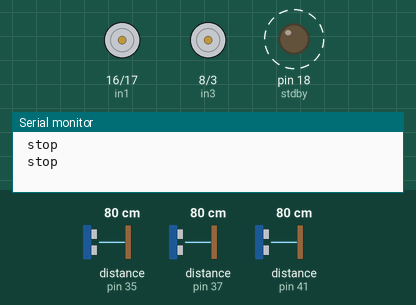
Bench run of a sketch on a simulated Arduino Mega 2560, built with avr-gcc and run on an emulated ATmega2560. On the bench: motor-driver pin pairs drawn as motors (green arrow = first pin HIGH = forward, orange = second pin HIGH = backward, longer = more drive, scaled by the enable pin), output pins drawn as LEDs (lit = HIGH), the last lines printed to the serial monitor. Wiring (inferred from the names in the program): 3 × ultrasonic range finder: trigger pin 36, echo pin 35 / trigger pin 40, echo pin 37 / trigger pin 42, echo pin 41. Dashed ring = blinking. Inputs (shaded band) come from the test bench; at power-on: distance to the obstacle (sensors on pin 35, pin 41, pin 37) 80 cm. The echo pulse lasts 58.3 µs per cm; pins used as bus, display or sensor lines are not drawn.

Above: at 1.2 s.
1.3 s: distance to the obstacle (sensor on pin 35) set to 74 cm
At 2.14 s:
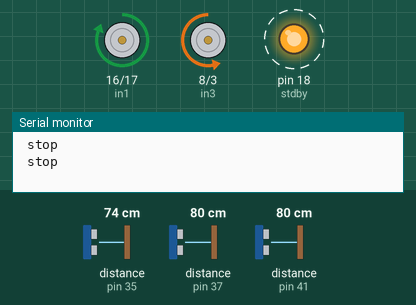
5.4 s: distance to the obstacle (sensor on pin 41) set to 71 cm
9.5 s: distance to the obstacle (sensor on pin 41) set to 120 cm
13.6 s: distance to the obstacle (sensor on pin 41) set to 2 cm
17.7 s: distance to the obstacle (sensor on pin 37) set to 26 cm
At 19.06 s:
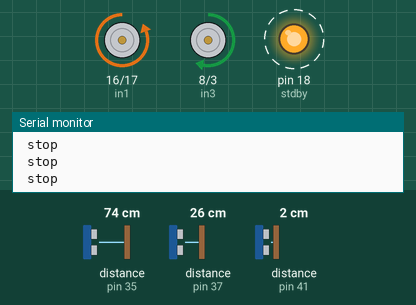
20.5 s: distance to the obstacle (sensor on pin 37) set to 21 cm
At 21.5 s:
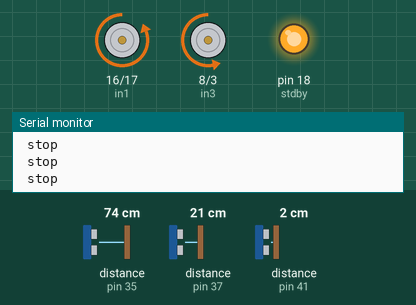
Timing chart, 0 to 23.5 s (numbered marks = the images above; inputs shaded):
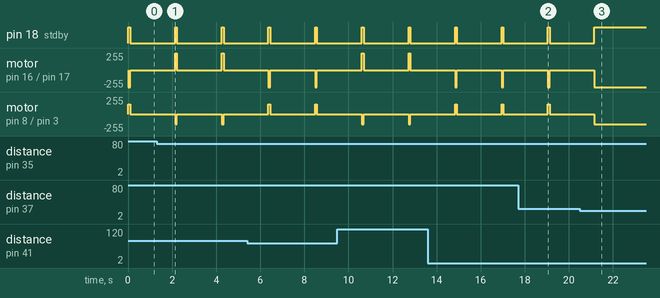

Measured:
- the behaviour switches between 80 and 79 cm on distance to the obstacle (sensor on pin 35) (found by bisection; images 0 and 1)
- the behaviour switches between 24 and 23 cm on distance to the obstacle (sensor on pin 37) (found by bisection; images 2 and 3)
- after the input at 20.5 s, pin 18 (stdby): goes on until 21.2 s, then stays HIGH; motor on pin 16 (in1) / pin 17 (in2): goes on until 21.2 s, then stays backward 255/255
- by itself, pin 18 (stdby): alternates HIGH for 0.08 s and LOW for 2.0 s
- by itself, motor on pin 16 (in1) / pin 17 (in2): alternates backward 255/255 for 0.08 s and stopped for 2.0 s
- by itself, motor on pin 8 (in3) / pin 3 (in4): alternates forward 150/255 for 0.08 s and stopped for 2.0 s

The sketch:

block_width_copy_20250110001923.ino
```cpp
int in1 = 16;
int in2 = 17;
int in3 = 8;
int in4 = 3;
int enA = 15;
int enB = 46;
int speeda = 150;
int speedb = 150;
int stdby = 18;

const int encoderA1 = 5;
const int encoderA2 = 6;
const int encoderB1 = 12;
const int encoderB2 = 11;

float unitLength = 23;
int width = 12;
int length =14;
long aposi = 0;
long bposi = 0;

int trigpinF = 40;
int echopinF = 37;
int trigpinL = 42;
int echopinL = 41;
int trigpinR = 36;
int echopinR = 35;
const int   trigPinLeftmid=43,echoPinLeftmid=20, trigPinRightmid=44,echoPinRightmid=47;

void setup() {
  // put your setup code here, to run once:
  Serial.begin(921600);  //Set the baud rate to your Bluetooth module.
  pinMode(trigpinF,OUTPUT);
  pinMode(echopinF,INPUT);
  pinMode(trigpinL,OUTPUT);
  pinMode(echopinL,INPUT);
  pinMode(trigpinR,OUTPUT);
  pinMode(echopinR,INPUT);
  pinMode(trigPinRightmid, OUTPUT); pinMode(echoPinRightmid, INPUT);
  pinMode(trigPinLeftmid, OUTPUT); pinMode(echoPinLeftmid, INPUT);

  pinMode(in1, OUTPUT);
  pinMode(in2, OUTPUT);
  pinMode(in3, OUTPUT);
  pinMode(in4, OUTPUT);
  pinMode(enA, OUTPUT);
  pinMode(enB, OUTPUT);
  pinMode(stdby,OUTPUT);

  pinMode(encoderA1, INPUT); // Set pin mode for encoderA1 (encoder A)
  pinMode(encoderA2, INPUT); // Set pin mode for encoderA2 (encoder B)
  pinMode(encoderB1, INPUT); // Set pin mode for encoderA1 (encoder A)
  pinMode(encoderB2, INPUT); // Set pin mode for encoderA2 (encoder B)
  attachInterrupt(digitalPinToInterrupt(encoderA1), handleEncoderA, RISING);
  attachInterrupt(digitalPinToInterrupt(encoderB1), handleEncoderB, RISING);

}

void loop() {
  // put your main code here, to run repeatedly:

  long durationF;int distanceF;
  digitalWrite(trigpinF,HIGH);
  delay(1);
  digitalWrite(trigpinF,LOW);
  durationF=pulseIn(echopinF,HIGH);
  distanceF=(durationF/2)/29.1;

  long durationL;int distanceL;
  digitalWrite(trigpinL,HIGH);
  delay(1);
  digitalWrite(trigpinL,LOW);
  durationL=pulseIn(echopinL,HIGH);
  distanceL=(durationL/2)/29.1;

  long durationR;int distanceR;
  digitalWrite(trigpinR,HIGH);
  delay(1);
  digitalWrite(trigpinR,LOW);
  durationR=pulseIn(echopinR,HIGH);
  distanceR=(durationR/2)/29.1;


if((distanceR<=(unitLength-width)/2 && distanceF>=unitLength && distanceL<=unitLength-width)||(distanceL>=unitLength && distanceR<=unitLength-width&& distanceF<=unitLength-length)||(distanceL<=(unitLength-width)/2 && distanceF>=unitLength && distanceR<=unitLength-width)||(distanceR>=unitLength && distanceL<=unitLength-width&& distanceF<=unitLength-length)||(distanceR>=unitLength&&distanceL>=unitLength)||(distanceL>=unitLength&&distanceF>=unitLength)||(distanceR>=unitLength&&distanceF>=unitLength)||distanceL>=300||distanceR>=300){

  long apos = aposi ;
  long bpos = bposi ;

  if ((distanceR<=(unitLength-width)/2&& distanceF>=unitLength && distanceL<=unitLength-width)||distanceR>=300)  { left();delay(20);stop();
                                    }
  else if (distanceL>=unitLength && distanceR<=unitLength-(width/2) +3&& distanceF<=unitLength-length-2)  {
                                       left();
                                      delay(400);
                                      forward();
                                      delay(800);
                                      Serial.print(" L ");
                                    }
  if ((distanceL<=(unitLength-width)/2 && distanceF>=unitLength && distanceR<=unitLength-width)||distanceL>=300)  { right();delay(20);stop();
                                    }
  else if (distanceR>=unitLength && distanceL<=unitLength-(width/2)+3&& distanceF<=unitLength-length-2)  {
                                      right();
                                      delay(400);
                                      forward();
                                      delay(800);
                                      Serial.print(" R ");
                                    }
  if((distanceR>=unitLength&&distanceL>=unitLength)||(distanceL>=unitLength&&distanceF>=unitLength)||(distanceR>=unitLength&&distanceF>=unitLength)){
           int tempL=distanceL,tempR=distanceR,tempF=distanceF;
           if(distanceL>distanceR){left();delay(80);stop();}
           else{right();delay(80);stop();}
  digitalWrite(trigpinF,HIGH);
  delay(1);
  digitalWrite(trigpinF,LOW);
  durationF=pulseIn(echopinF,HIGH);
  distanceF=(durationF/2)/29.1;


  digitalWrite(trigpinL,HIGH);
  delay(1);
  digitalWrite(trigpinL,LOW);
  durationL=pulseIn(echopinL,HIGH);
  distanceL=(durationL/2)/29.1;


  digitalWrite(trigpinR,HIGH);
  delay(1);
  digitalWrite(trigpinR,LOW);
  durationR=pulseIn(echopinR,HIGH);
  distanceR=(durationR/2)/29.1;

  if((distanceR>=unitLength&&distanceL>=unitLength)||(distanceL>=unitLength&&distanceF>=unitLength)||(distanceR>=unitLength&&distanceF>=unitLength)){stop();delay(2000);}

 }

}
else{forward();}


}
void backward() {
  digitalWrite(in1, HIGH);
  digitalWrite(in2, LOW);
  digitalWrite(in3, HIGH);
  digitalWrite(in4, LOW);
  digitalWrite(stdby, HIGH);
  analogWrite(enA,speeda);
  analogWrite(enB,speedb);

}
void forward() {
  digitalWrite(in1, LOW);
  digitalWrite(in2, HIGH);
  digitalWrite(in3, LOW);
  digitalWrite(in4, HIGH);
  digitalWrite(stdby, HIGH);
  analogWrite(enA,speeda);
  analogWrite(enB,speedb);

}
void right() {
  digitalWrite(in1, LOW);
  digitalWrite(in2, HIGH);
  digitalWrite(in3, HIGH);
  digitalWrite(in4, LOW);
  digitalWrite(stdby, HIGH);
  analogWrite(enA,speeda);
  analogWrite(enB,speedb);

}
void left() {
  digitalWrite(in1, HIGH);
  digitalWrite(in2, LOW);
  digitalWrite(in3, LOW);
  digitalWrite(in4, HIGH);
  digitalWrite(stdby, HIGH);
  analogWrite(enA,speeda);
  analogWrite(enB,speedb);

}

void stop() {
  digitalWrite(in1, LOW);
  digitalWrite(in2, LOW);
  digitalWrite(in3, LOW);
  digitalWrite(in4, LOW);
  digitalWrite(stdby, LOW);
  Serial.println(" stop");
}

void handleEncoderA() {
  int a = digitalRead(encoderA2); // Read the state of encoderA2 (encoder B)
  if (a > 0) {
    aposi++; // Increment position if encoderA2 is HIGH
  } else {
    aposi--; // Decrement position if encoderA2 is LOW
  }
}
void handleEncoderB() {
  int b = digitalRead(encoderB2); // Read the state of encoderA2 (encoder B)
  if (b > 0) {
    bposi++; // Increment position if encoderA2 is HIGH
  } else {
    bposi--; // Decrement position if encoderA2 is LOW
  }
}
```
